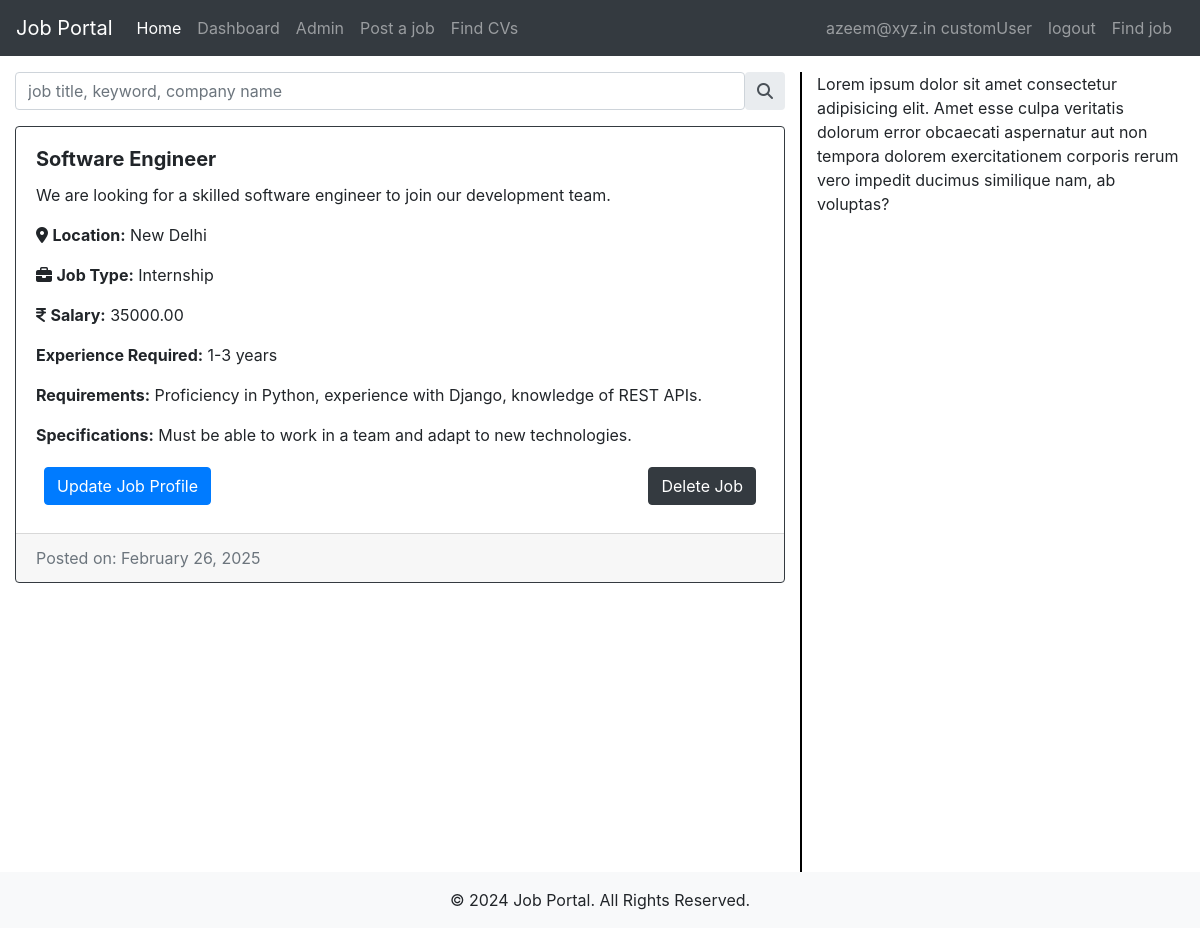
/JobApp/recruiter_job_view/ (signed in), run on the app's committed database.
### users/models.py (models this page shows)
class CustomUser(AbstractBaseUser,PermissionsMixin):
    username=None  #Removed the username field*/
    email = models.EmailField(_("email address"), unique=True)
    first_name = models.CharField(max_length=100)
    last_name = models.CharField(max_length=100)
    is_staff = models.BooleanField(default=False)
    is_active = models.BooleanField(default=True)
    date_joined = models.DateTimeField(_("join date"), default=timezone.now)
    USER_TYPE_CHOICES = (
        ('candidate', 'Candidate'),
        ('recruiter', 'Recruiter'),
    )
    user_type = models.CharField(max_length=10,choices=USER_TYPE_CHOICES)
    USERNAME_FIELD="email"
    REQUIRED_FIELDS=[]
    objects=CustomUserManager()
    def __str__(self):
        return  f'{self.email} customUser'

### JobApp/models.py (models this page shows, shortened)
class Job(models.Model):
    recruiter = models.ForeignKey(
        CustomUser,
        on_delete=models.CASCADE,
        limit_choices_to={'user_type': 'recruiter'}
    )
    title = models.CharField(max_length=255)
    description = models.TextField()
    location = models.CharField(max_length=255)
    job_type = models.CharField(
        max_length=50,
        choices=[
            ('full-time', 'Full-time'),
            ('part-time', 'Part-time'),
            ('internship', 'Internship')
        ]
    )
    salary = models.DecimalField(
        max_digits=10,
        decimal_places=2,
        null=True,
        blank=True
    )
    skills =models.ManyToManyField("Skill", related_name='technical_skill',blank=True)
    requirements = models.TextField(help_text="List of job requirements")
    experience_required = models.CharField(
        max_length=100,
        help_text="Required experience level"
    )
    specifications = models.TextField(
        null=True,
        blank=True,
        help_text="Any other specific requirements"
    )
    education=models.CharField(_("Education"), max_length=50,choices=education, default='masters')
    language=models.CharField(_("Languages"), max_length=50,choices=language,default='eng')
    schedule=models.CharField(_("Shift and schedule"), max_length=50,choices=shift,default='morning')
    work_mode = models.CharField(
        max_length=10,
        choices=WORK_MODE_CHOICES,
        default='Onsite',  # Default to 'Onsite'
    )
    created_at = models.DateTimeField(auto_now_add=True, null=True)
    updated_at = models.DateTimeField(auto_now=True, null=True)
    is_published = models.BooleanField(default=False)
    is_closed = models.BooleanField(default=False)
    Vacancy = models.CharField(max_length=10, null=True)
    end_date = models.DateField(max_length=20, null=True,default='None')
    gender = models.CharField(max_length=30,choices=gender_chioce ,blank=True)
    likes=models.ManyToManyField(CustomUser,related_name='job_likes')

### JobApp/permission.py (the view)
    def wrap(request, *args, **kwargs):
        if request.user.user_type == 'recruiter':
            return function(request, *args, **kwargs)
        else:
            raise PermissionDenied

### JobApp/permission.py (called while the page is built)
def user_is_recruiter(function):
    def wrap(request, *args, **kwargs):
        if request.user.user_type == 'recruiter':
            return function(request, *args, **kwargs)
        else:
            raise PermissionDenied
    return wrap

### JobApp/views.py (called while the page is built)
@login_required(login_url=reverse_lazy('Account:signin'))
@user_is_recruiter
def recruiter_job_view(request):
    if request.user.is_authenticated:
        recruiter_jobs=Job.objects.filter(recruiter=request.user)
        print(request.user)
        return render(request, 'JobApp/recruiterJobPage.html', {'recruiter_jobs':recruiter_jobs})
    else:
        return redirect('Account:signin')

### templates/JobApp/recruiterJobPage.html (shortened to what this page needs)
{% extends "base.html" %}
{% load static %}
{% block content %}
<link rel="stylesheet" href="https://cdnjs.cloudflare.com/ajax/libs/font-awesome/6.6.0/css/all.min.css" />
{% include "recruiter_navbar.html" %}
{% if recruiter_jobs %}
<div class="container-fluid mt-3">
    <div class="row">
        <div class="col-md-8">
            <div class="input-group rounded mb-3">
                <input type="search" class="form-control rounded" placeholder="job title, keyword, company name" aria-label="Search" aria-describedby="search-addon" />
                <span class="input-group-text border-0" id="search-addon">
                    <i class="fas fa-search"></i>
                </span>
            </div>
            {% for job in recruiter_jobs %}
            <div class="card  shadow-sm mb-4 border border-dark rounded" >
                <article class="card-body">
                    <h5 class="card-title"><b>{{ job.title }}</b></h5>
                    <p class="card-text">{{ job.description|truncatewords:20 }}</p>
                    <p><i class="fa-sharp fa-solid fa-location-dot"></i>
                        <strong>Location:</strong> {{ job.location }}</p>
                    <p><i class="fa-solid fa-briefcase"></i> <strong>Job Type:</strong> {{ job.get_job_type_display }}</p>
                    <p> <i class="fa-solid fa-indian-rupee-sign"></i> <strong>Salary:</strong> {{ job.salary|default:"Not specified" }}</p>
                    <p> <strong>Experience Required:</strong> {{ job.experience_required }}</p>
                    <p><strong>Requirements:</strong> {{ job.requirements|linebreaksbr }}</p>
                    {% if job.specifications %}
                    <p><strong>Specifications:</strong> {{ job.specifications|linebreaksbr }}</p>
                    {% endif %}
                    <div class="row p-1 m-1 d-flex justify-content-between">
                        <a href="" class="btn btn-primary">Update Job Profile</a>
                        <a href="" class="btn btn-dark">Delete Job</a>
                    </div>
                </article>
                <div class="card-footer text-muted">
                    Posted on: {{ job.created_at|date:"F d, Y" }}
                </div>
            </div>
            {% endfor %}
        </div>
        <div class="col-md-4" style="border-left: 2px solid black; height: 100vh;">
            <p>Lorem ipsum dolor sit amet consectetur adipisicing elit. Amet esse culpa veritatis dolorum error obcaecati aspernatur aut non tempora dolorem exercitationem corporis rerum vero impedit ducimus similique nam, ab voluptas?</p>
        </div>
    </div>
</div>
{% endif %}
<footer class="bg-light py-3">
    <div class="container">
        <p class="text-center mb-0">&copy; 2024 Job Portal. All Rights Reserved.</p>
    </div>
</footer>
{% endblock %}

### templates/recruiter_navbar.html (shortened to what this page needs)
<nav class="navbar navbar-expand-lg navbar-dark bg-dark fixed-top">
    <a class="navbar-brand" href="#">Job Portal</a>
    <div class="collapse navbar-collapse" id="navbarSupportedContent">
      <ul class="navbar-nav mr-auto">
        <li class="nav-item active">
          <a class="nav-link" href="{% url 'JobApp:job_view' %}">Home <span class="sr-only">(current)</span></a>
        </li>
        <li class="nav-item">
          <a class="nav-link" href="{% url 'JobApp:dashboard_view' %}">Dashboard</a>
        </li>
        <li class="nav-item">
          <a class="nav-link" href="/admin/">Admin</a>{{ forloop.counter }}
        </li>
        <li class="nav-item">
          <a class="nav-link" href="">Post a job</a>
        </li>
        <li class="nav-item">
          <a class="nav-link" href=""> Find CVs</a>
        </li>
      </ul>
      <ul class="nav navbar-nav navbar-right mr-1">
        {% if user.is_authenticated %}
        <li class="nav-item d-flex justify-content-center">
          <a href="{% url 'Account:recruiter_profile' %}" class="nav-link"> {{ request.user }}</a> <a href="{% url 'Account:signout' %}" class="nav-link"> logout</a>
        </li>
        {% endif %}
        <li class="nav-item">
          <a href="{% url 'JobApp:job_view' %}" class="nav-link">Find job</a>
        </li>
      </ul>
    </div>
  </nav>

### templates/recruiter_navbar.html (style rules this page uses)
.navbar.fixed-top { position: fixed; top: 0; left: 0; z-index: 1000; }
body { padding-top: 56px; }

### data on the page
CustomUser: user "azeem@xyz.in customUser"
Job: title "Software Engineer", description "We are looking for a skilled software engineer to join our development team.", location "New Delhi", job_type "Internship", salary "35000.00", experience_required "1-3 years", requirements "Proficiency in Python, experience with Django, knowledge of REST APIs.", specifications "Must be able to work in a team and adapt to new technologies.", created_at "February 26, 2025"
